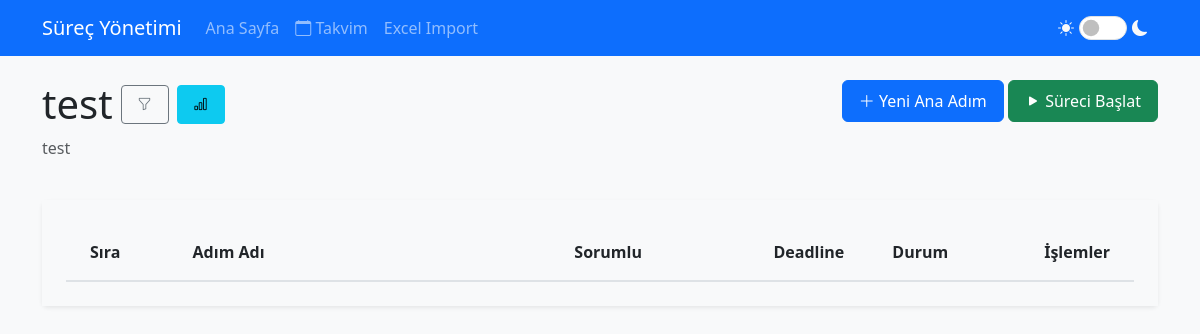
Before: /process/11 with the older database file.
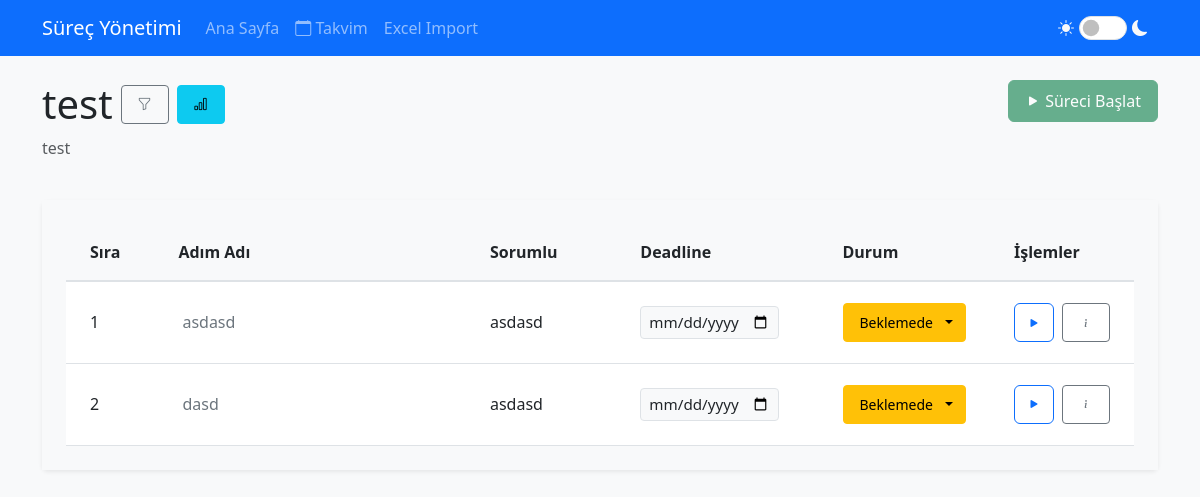
After: the same page with the newer database file.
### app.py (models this page shows, shortened)
class Process(db.Model):
    id = db.Column(db.Integer, primary_key=True)
    name = db.Column(db.String(100), nullable=False)
    description = db.Column(db.Text)
    created_at = db.Column(db.DateTime, default=datetime.now)
    is_started = db.Column(db.Boolean, default=False)
    started_at = db.Column(db.DateTime)
    version = db.Column(db.Integer, nullable=False, default=1)
    year = db.Column(db.Integer, nullable=False, default=lambda: datetime.now().year)
    category_id = db.Column(db.Integer, db.ForeignKey('process_category.id', name='fk_process_category'), nullable=True)
    steps = db.relationship('Step', backref='process', lazy=True, cascade='all, delete-orphan')

class Step(db.Model):
    id = db.Column(db.Integer, primary_key=True)
    step_number = db.Column(db.Integer)
    name = db.Column(db.String(100), nullable=False)
    description = db.Column(db.Text)
    type = db.Column(db.String(50))
    file_path = db.Column(db.String(255))
    order = db.Column(db.Integer)
    parent_id = db.Column(db.Integer, db.ForeignKey('step.id', ondelete='CASCADE'), nullable=True)
    process_id = db.Column(db.Integer, db.ForeignKey('process.id', ondelete='CASCADE'), nullable=False)
    responsible = db.Column(db.String(100))
    status = db.Column(db.String(20), default='not_started')
    version = db.Column(db.Integer, nullable=False, default=1)
    deadline = db.Column(db.DateTime, nullable=True)
    dependencies = db.relationship('StepDependency',
                                 foreign_keys='StepDependency.step_id',
                                 backref='dependent_step',
                                 lazy=True,
                                 cascade='all, delete-orphan')
    sub_steps = db.relationship('Step',
                              backref=db.backref('parent', remote_side=[id]),
                              lazy=True,
                              cascade='all, delete-orphan')
    variables = db.relationship('StepVariable',
                              backref='step',
                              lazy=True,
                              cascade='all, delete-orphan')
    completed_at = db.Column(db.DateTime)
    def get_full_order(self):
        if not self.parent_id:
            return str(self.order)
        parent = self.parent
        if not parent.parent_id:
            return f"{parent.order}.{self.order}"
        else:
            return f"{parent.get_full_order()}.{self.order}"

### app.py (the view)
@app.route('/process/<int:process_id>')
def process_detail(process_id):
    process = Process.query.get_or_404(process_id)
    main_steps = Step.query.filter_by(
        process_id=process_id,
        parent_id=None
    ).order_by(Step.order).all()
    organized_steps = []
    for main_step in main_steps:
        organized_steps.append(main_step)
        organized_steps.extend(get_substeps_recursive(main_step.id))
    return render_template('process_detail.html',
                         process=process,
                         steps=organized_steps,
                         now=datetime.now())

### app.py (called while the page is built)
def get_substeps_recursive(parent_id):
    substeps = []
    direct_substeps = Step.query.filter_by(parent_id=parent_id).order_by(Step.order).all()
    for substep in direct_substeps:
        substeps.append(substep)
        substeps.extend(get_substeps_recursive(substep.id))
    return substeps

@app.before_request
def before_request():
    if not getattr(app, '_got_first_request', False):
        check_process_status()
        app._got_first_request = True

### templates/process_detail.html (shortened to what this page needs)
{% extends "base.html" %}
{% block content %}
<div class="row mb-4">
    <div class="col">
        <div class="d-flex align-items-center gap-2">
            <h1 class="mb-0">{{ process.name }}</h1>
            <button class="btn btn-outline-secondary btn-sm" type="button" data-bs-toggle="collapse"
                data-bs-target="#filterCollapse" aria-expanded="false" aria-controls="filterCollapse"
                title="Filtreleri Göster/Gizle">
                <i class="bi bi-funnel"></i>
            </button>
            <a href="{{ url_for('process_stats', process_id=process.id) }}" class="btn btn-info btn-sm"
                title="İstatistikler">
                <i class="bi bi-bar-chart"></i>
            </a>
        </div>
        <p class="text-muted mt-2">{{ process.description }}</p>
    </div>
    <div class="col text-end">
        {% if not process.is_started %}
        <a href="{{ url_for('new_step', process_id=process.id) }}" class="btn btn-primary">
            <i class="bi bi-plus-lg"></i> Yeni Ana Adım
        </a>
        {% endif %}
        <form action="{{ url_for('start_process', process_id=process.id) }}" method="POST" class="d-inline">
            <button type="submit" class="btn btn-success" {% if process.is_started %}disabled{% endif %}>
                <i class="bi bi-play-fill"></i> Süreci Başlat
            </button>
        </form>
    </div>
</div>
<div class="card">
    <div class="card-body">
        <div class="table-responsive">
            <table class="table table-hover mb-0">
                <thead>
                    <tr>
                        <th style="width: 10%">Sıra</th>
                        <th style="width: 40%">Adım Adı</th>
                        <th style="width: 20%">Sorumlu</th>
                        <th style="width: 5%">Deadline</th>
                        <th style="width: 15%">Durum</th>
                        <th style="width: 10%">İşlemler</th>
                    </tr>
                </thead>
                <tbody>
                    {% for step in steps %}
                    <tr class="{{ 'sub-step' if step.parent_id }}"  data-step-id="{{ step.id }}"
                        data-step-type="{{ step.type }}" data-file-path="{{ step.file_path or '' }}"
                        data-completed-at="{{ step.completed_at|format_datetime if step.completed_at else '' }}"
                        data-completed-at-iso="{{ step.completed_at.strftime('%Y-%m-%d') if step.completed_at else '' }}"
                        data-description="{{ step.description or '' }}" data-step-name="{{ step.name }}"
                        data-responsible="{{ step.responsible or '' }}" data-status="{{ step.status }}"
                        data-deadline="{{ step.deadline.strftime('%Y-%m-%dT%H:%M') if step.deadline else '' }}">
                        <td>
                            <div class="d-flex align-items-center">
                                <span>{{ step.get_full_order() }}</span>
                            </div>
                        </td>
                        <td>
                            <div class="step-content">
                                <div class="d-flex align-items-center">
                                    <div class="step-name-container d-flex align-items-center">
                                        <span class="step-name" data-step-id="{{ step.id }}">{{ step.name }}</span>
                                    </div>
                                </div>
                            </div>
                        </td>
                        <td>
                            <div class="step-responsible-container">
                                <span class="step-responsible" data-step-id="{{ step.id }}">{{ step.responsible or
                                    'Sorumlu ekle...' }}</span>
                            </div>
                        </td>
                        <td>
                            <input type="date" class="form-control form-control-sm deadline-input"
                                data-step-id="{{ step.id }}"
                                value="{{ step.deadline.strftime('%Y-%m-%d') if step.deadline else '' }}"
                                title="Deadline">
                        </td>
                        <td>
                            <div class="dropdown">
                                <button class="btn btn-sm dropdown-toggle status-button
                                    {% if step.status == 'done' %}btn-success
                                    {% elif step.status == 'in_progress' %}btn-primary
                                    {% elif step.status == 'waiting' %}btn-warning
                                    {% else %}btn-secondary{% endif %}" type="button" data-bs-toggle="dropdown">
                                    {% if step.status == 'not_started' %}
                                    Başlamadı
                                    {% elif step.status == 'waiting' %}
                                    Beklemede
                                    {% elif step.status == 'in_progress' %}
                                    Devam Ediyor
                                    {% else %}
                                    Tamamlandı
                                    {% endif %}
                                </button>
                            </div>
                        </td>
                        <td>
                            <div class="d-flex gap-2">
                                {% if process.is_started and step.type != 'main_step' %}
                                <div class="btn-group">
                                    <button type="button" class="btn btn-sm btn-outline-primary execute-step"
                                        data-step-id="{{ step.id }}" title="Çalıştır">
                                        <i class="bi bi-play-fill"></i>
                                    </button>
                                </div>
                                {% endif %}
                                <button type="button" class="btn btn-sm btn-outline-secondary show-step-details"
                                    data-step-id="{{ step.id }}" title="Adım Detayı">
                                    <i class="bi bi-info"></i>
                                </button>
                            </div>
                        </td>
                    </tr>
                    {% endfor %}
                </tbody>
            </table>
        </div>
    </div>
</div>
{% endblock %}

### templates/base.html (shortened to what this page needs)
<!DOCTYPE html>
<html lang="tr">
<head>
    <link href="https://cdn.jsdelivr.net/npm/bootstrap@5.3.0/dist/css/bootstrap.min.css" rel="stylesheet">
    <link href="https://cdn.jsdelivr.net/npm/bootstrap-icons@1.11.3/font/bootstrap-icons.css" rel="stylesheet">
    <link href="https://cdnjs.cloudflare.com/ajax/libs/vis/4.21.0/vis.min.css" rel="stylesheet" type="text/css">
    <link rel="stylesheet" href="{{ url_for('static', filename='css/style.css') }}">
</head>
<body>
    <nav class="navbar navbar-expand-lg navbar-dark bg-primary mb-4">
        <div class="container">
            <a class="navbar-brand" href="{{ url_for('index') }}">Süreç Yönetimi</a>
            <div class="collapse navbar-collapse" id="navbarNav">
                <ul class="navbar-nav me-auto mb-2 mb-lg-0">
                    <li class="nav-item">
                        <a class="nav-link" href="{{ url_for('index') }}">Ana Sayfa</a>
                    </li>
                    <li class="nav-item">
                        <a class="nav-link" href="{{ url_for('process_calendar') }}">
                            <i class="bi bi-calendar"></i> Takvim
                        </a>
                    </li>
                    <li class="nav-item">
                        <a class="nav-link" href="{{ url_for('excel_import') }}">Excel Import</a>
                    </li>
                </ul>
                <div class="theme-toggle text-light">
                    <i class="bi bi-sun-fill" id="lightIcon"></i>
                    <div class="form-check form-switch d-inline-block">
                        <input class="form-check-input" type="checkbox" id="themeSwitch">
                    </div>
                    <i class="bi bi-moon-fill" id="darkIcon"></i>
                </div>
            </div>
        </div>
    </nav>
    <div class="container">
        {% block content %}{% endblock %}
    </div>
</body>
</html>

### static/css/style.css (style rules this page uses)
body { background-color: #f8f9fa; }
.table th { background-color: #f8f9fa; border-bottom: 2px solid #dee2e6; white-space: nowrap; padding: 1rem 1.5rem; }
.table td { vertical-align: middle; padding: 1rem 1.5rem; position: relative; }
.table { margin: 0; width: 100%; }
.card-body { padding: 1.5rem; }
.table-responsive { margin: 0; padding: 0; }
.card { box-shadow: 0 0.125rem 0.25rem rgba(0, 0, 0, 0.075); border: none; margin-bottom: 1.5rem; }
.form-control, .form-select { margin-bottom: 0.5rem; }
.btn { padding: 0.5rem 1rem; margin: 0; }
.btn-group { gap: 0.5rem; }
.btn-group .btn { margin: 0; padding: 0.375rem 0.75rem; border-radius: 0.375rem !important; }
.btn i { transition: transform 0.2s ease; }
.form-check.form-switch { margin: 0; padding: 0; }
.form-switch .form-check-input { width: 3em; height: 1.5em; margin: 0; cursor: pointer; }
.step-name-container { min-width: 200px; display: flex; align-items: center; justify-content: space-between; flex-grow: 1; }
.step-name, .step-description, .step-filepath { display: inline-block; padding: 0.25rem; border-radius: 0.25rem; cursor: pointer; color: #6c757d; }
.dropdown { position: relative; }
.table .dropdown { position: relative; }
.table-responsive { overflow: visible; }
.card { overflow: visible; }
.card-body { overflow: visible; }
.status-button { width: 100%; text-align: left; position: relative; padding-right: 2rem; }
.status-button::after { position: absolute; right: 0.75rem; top: 50%; transform: translateY(-50%); }

### templates/base.html (style rules this page uses)
.theme-toggle { cursor: pointer; padding: 5px 10px; border-radius: 20px; display: flex; align-items: center; gap: 5px; }
.form-check-input { transition: none !important; }

### templates/process_detail.html (style rules this page uses)
[data-bs-theme="light"] .card-body { background-color: var(--bs-gray-100); color: var(--bs-dark); }
[data-bs-theme="light"] .form-control { background-color: var(--bs-gray-100); color: var(--bs-dark); }
.step-name, .step-responsible { cursor: default !important; }
.step-content { pointer-events: none; }
.show-step-details { cursor: pointer !important; }
.deadline-input { border: 1px solid var(--bs-border-color); border-radius: 4px; font-size: 0.95rem; width: 90%; margin-top: 0.5rem; }

Changed rows visible on the page:
changed Process "test": is_started False → True (drawn)
added Step: get_full_order "1", name "asdasd", responsible "asdasd", status "Beklemede"
added Step: get_full_order "2", name "dasd", responsible "asdasd", status "Beklemede"
Other visible differences:
text no longer shown: "Yeni Ana Adım"
